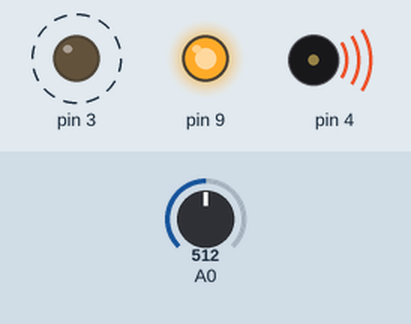
Recording of a sketch running on a simulated Arduino Uno, built with avr-gcc and run on an emulated ATmega328P. Shown: output pins drawn as LEDs (lit = HIGH), buzzer (waves = sounding). Dashed ring = blinking. Inputs (shaded band) come from the test bench; at power-on: A0 = 512.

Above: at 1.8 s.
1.9 s: A0 set to 21
6.1 s: A0 set to 17
At 7.5 s:
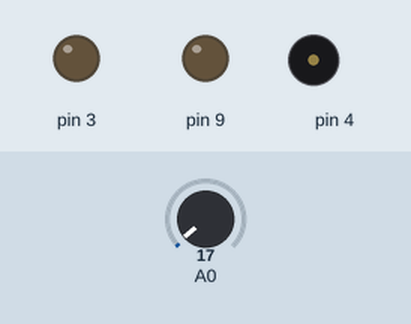
7.8 s: A0 set to 122
At 8.6 s:
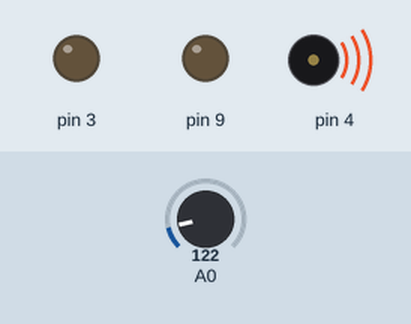
11.3 s: A0 set to 10
At 13.1 s:
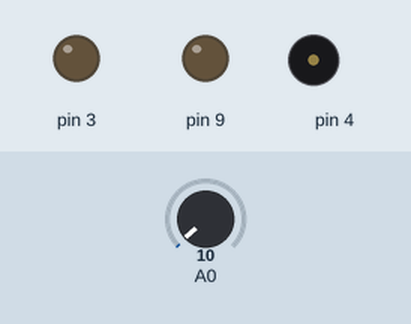
13.5 s: A0 set to 30
At 14.3 s:
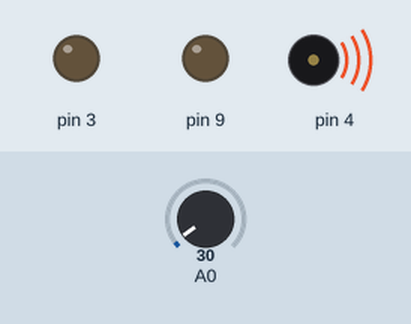
Timing chart, 0 to 18.7 s (numbered marks = the images above; inputs shaded):
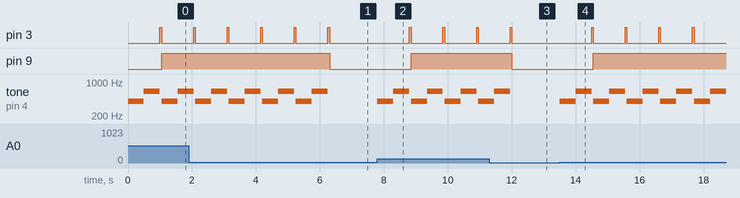

The sketch:

sensore_fiamma.ino
```cpp
int max=20;
void setup() {
  pinMode(3,OUTPUT);
  pinMode(9,OUTPUT);
  digitalWrite(7,LOW);
}
void loop() {
  if(analogRead(A0)>=max){
    alarm();
    flash();
    digitalWrite(9,HIGH);
  }
  else{
    digitalWrite(9,LOW);
  }
}
void alarm(){
  tone(4,400,500);
  delay(500);
  tone(4,650,500);
  delay(500);
}
void flash(){
  digitalWrite(3,HIGH);
  delay(50);
  digitalWrite(3,LOW);
}
```

Measured:
- the behaviour switches between 20 and 19 on A0 (found by bisection; images 0 and 1)
- after the input at 6.1 s, pin 3: goes on until 6.3 s, then stays LOW; pin 9: HIGH → LOW after 0.20 s; tone on pin 4: goes on until 6.3 s, then stays silent
- after the input at 7.8 s, pin 3: alternates HIGH for 0.05 s and LOW for 1.0 s, starting after 1.0 s; pin 9: LOW → HIGH after 1.1 s; tone on pin 4: silent → 400 Hz at once, then repeats every 1.1 s: 650 Hz 0.50 s, silent 0.05 s, 400 Hz 0.50 s
- after the input at 11.3 s, pin 3: goes on until 12.0 s, then stays LOW; pin 9: HIGH → LOW after 0.70 s; tone on pin 4: goes on until 12.0 s, then stays silent
- after the input at 13.5 s, pin 3: alternates HIGH for 0.05 s and LOW for 1.0 s, starting after 1.0 s; pin 9: LOW → HIGH after 1.1 s; tone on pin 4: silent → 400 Hz at once, then repeats every 1.1 s: 650 Hz 0.50 s, silent 0.05 s, 400 Hz 0.50 s
- by itself, pin 3: alternates HIGH for 0.05 s and LOW for 1.0 s
- by itself, tone on pin 4: repeats every 1.1 s: 400 Hz 0.50 s, 650 Hz 0.50 s, silent 0.05 s
